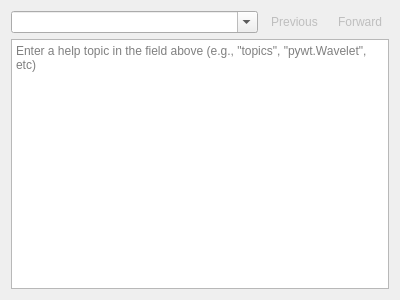
<?xml version="1.0" encoding="UTF-8"?>
<ui version="4.0">
 <class>PythonHelpWidget</class>
 <widget class="QWidget" name="PythonHelpWidget">
  <property name="geometry">
   <rect>
    <x>0</x>
    <y>0</y>
    <width>400</width>
    <height>300</height>
   </rect>
  </property>
  <property name="windowTitle">
   <string>Python help</string>
  </property>
  <property name="windowIcon">
   <iconset theme="help-browser"/>
  </property>
  <property name="toolTip">
   <string>Help viewer</string>
  </property>
  <property name="statusTip">
   <string>Help viewer</string>
  </property>
  <property name="whatsThis">
   <string>Help viewer</string>
  </property>
  <layout class="QGridLayout" name="gridLayout">
   <item row="0" column="0">
    <layout class="QHBoxLayout" name="horizontalLayout">
     <item>
      <widget class="QComboBox" name="queryComboBox">
       <property name="toolTip">
        <string>Help query</string>
       </property>
       <property name="editable">
        <bool>true</bool>
       </property>
       <property name="insertPolicy">
        <enum>QComboBox::InsertAtTop</enum>
       </property>
       <property name="placeholderText">
        <string>Type a query</string>
       </property>
      </widget>
     </item>
     <item>
      <widget class="QToolButton" name="prevToolButton">
       <property name="enabled">
        <bool>false</bool>
       </property>
       <property name="toolTip">
        <string>Previous page</string>
       </property>
       <property name="text">
        <string>Previous</string>
       </property>
       <property name="icon">
        <iconset theme="go-previous"/>
       </property>
       <property name="autoRaise">
        <bool>true</bool>
       </property>
      </widget>
     </item>
     <item>
      <widget class="QToolButton" name="nextToolButton">
       <property name="enabled">
        <bool>false</bool>
       </property>
       <property name="toolTip">
        <string>Forward page</string>
       </property>
       <property name="text">
        <string>Forward</string>
       </property>
       <property name="icon">
        <iconset theme="go-next"/>
       </property>
       <property name="autoRaise">
        <bool>true</bool>
       </property>
      </widget>
     </item>
    </layout>
   </item>
   <item row="1" column="0">
    <widget class="QTextBrowser" name="helpDisplay">
     <property name="acceptDrops">
      <bool>false</bool>
     </property>
     <property name="readOnly">
      <bool>true</bool>
     </property>
     <property name="placeholderText">
      <string>Enter a help topic in the field above (e.g., &quot;topics&quot;, &quot;pywt.Wavelet&quot;, etc)</string>
     </property>
    </widget>
   </item>
  </layout>
 </widget>
 <resources/>
 <connections/>
</ui>
